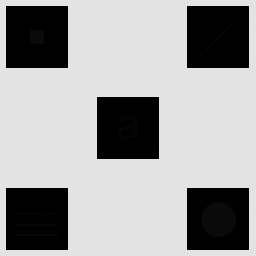
#> input picture Imagen_con_detalles_escondidos.tif, 256 x 256 px
$ python problema1.py
#> lines starting #> are read from the running program, lines starting #| are printed output that depends on the picture
#> further down, img is the input picture: shape (256, 256); min 0, max 228, mean 160.7
import cv2
import numpy as np
import matplotlib.pyplot as plt


def ecualizacion_local(img, M, N):
#> called with M = 15, N = 15
    if M <= 0 or N <= 0:
        raise ValueError("M y N deben ser enteros positivos.")

    top, bottom = (M - 1) // 2, M // 2
    left, right = (N - 1) // 2, N // 2
    img_pad = cv2.copyMakeBorder(img, top, bottom, left, right, cv2.BORDER_REPLICATE)
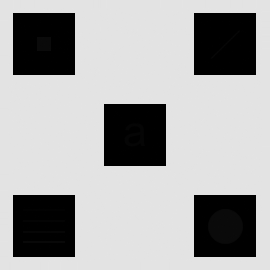
#> img_pad: shape (270, 270); min 0, max 228, mean 167.4

    img_out = np.zeros_like(img)
    for i in range(img.shape[0]):
        for j in range(img.shape[1]):
            ventana = img_pad[i:i + M, j:j + N]
            hist = cv2.calcHist([ventana], [0], None, [256], [0, 256])
            histn = hist.flatten().astype(np.double) / ventana.size
            cdf = histn.cumsum()
            img_out[i, j] = np.uint8(np.round(255 * cdf[img[i, j]]))
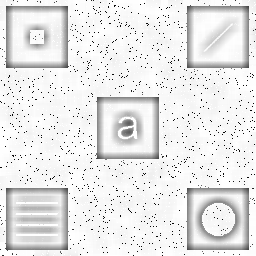
#> img_out: shape (256, 256); min 1, max 255, mean 232.7
    return img_out


img = cv2.imread('Imagen_con_detalles_escondidos.tif', cv2.IMREAD_GRAYSCALE)
img_leq = ecualizacion_local(img, 15, 15)

ax1 = plt.subplot(121)
plt.imshow(img, cmap='gray', vmin=0, vmax=255)
plt.title('Imagen Original')
plt.subplot(122, sharex=ax1, sharey=ax1)
plt.imshow(img_leq, cmap='gray', vmin=0, vmax=255)
plt.title('Ecualización local (15x15)')
plt.show()
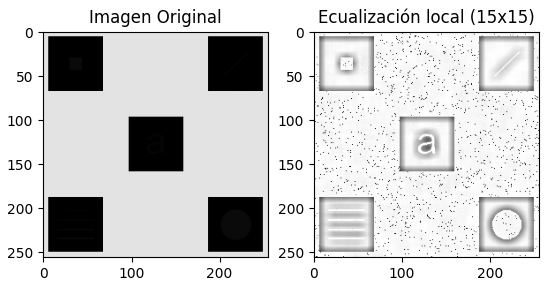
#> figure drawn by matplotlib, 2 panels


tamanios = [3, 7, 15, 31, 51, 101]

plt.figure()
for k, t in enumerate(tamanios):
    img_leq = ecualizacion_local(img, t, t)
    if k == 0:
        ax1 = plt.subplot(2, 3, 1)
    else:
        plt.subplot(2, 3, k + 1, sharex=ax1, sharey=ax1)
    plt.imshow(img_leq, cmap='gray', vmin=0, vmax=255)
    plt.title(f'Ventana {t}x{t}')
#> this loop made 6 passes
#> pass 1, `img_leq = ecualizacion_local(img, t, t)`:
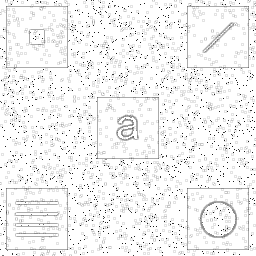
#> img_leq: shape (256, 256); min 28, max 255, mean 242.6
#> pass 2, in ecualizacion_local (call 3), `img_pad = cv2.copyMakeBorder(img, top, bottom, left, right, cv2.BORDER..`:
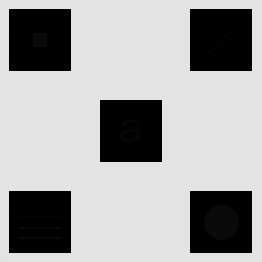
#> img_pad: shape (262, 262); min 0, max 228, mean 163.7
#> pass 2, `img_leq = ecualizacion_local(img, t, t)`:
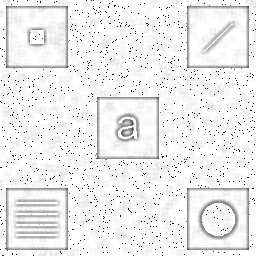
#> img_leq: shape (256, 256); min 5, max 255, mean 238.2
plt.show()
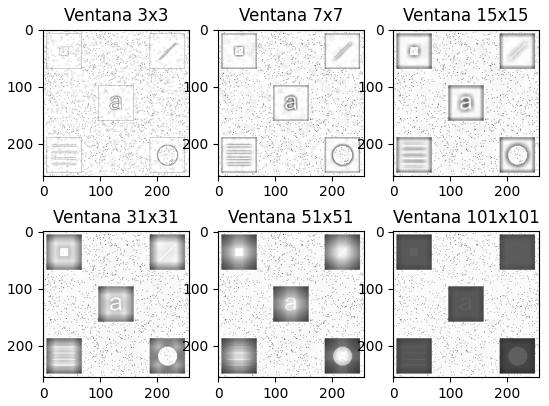
#> figure drawn by matplotlib, 6 panels
